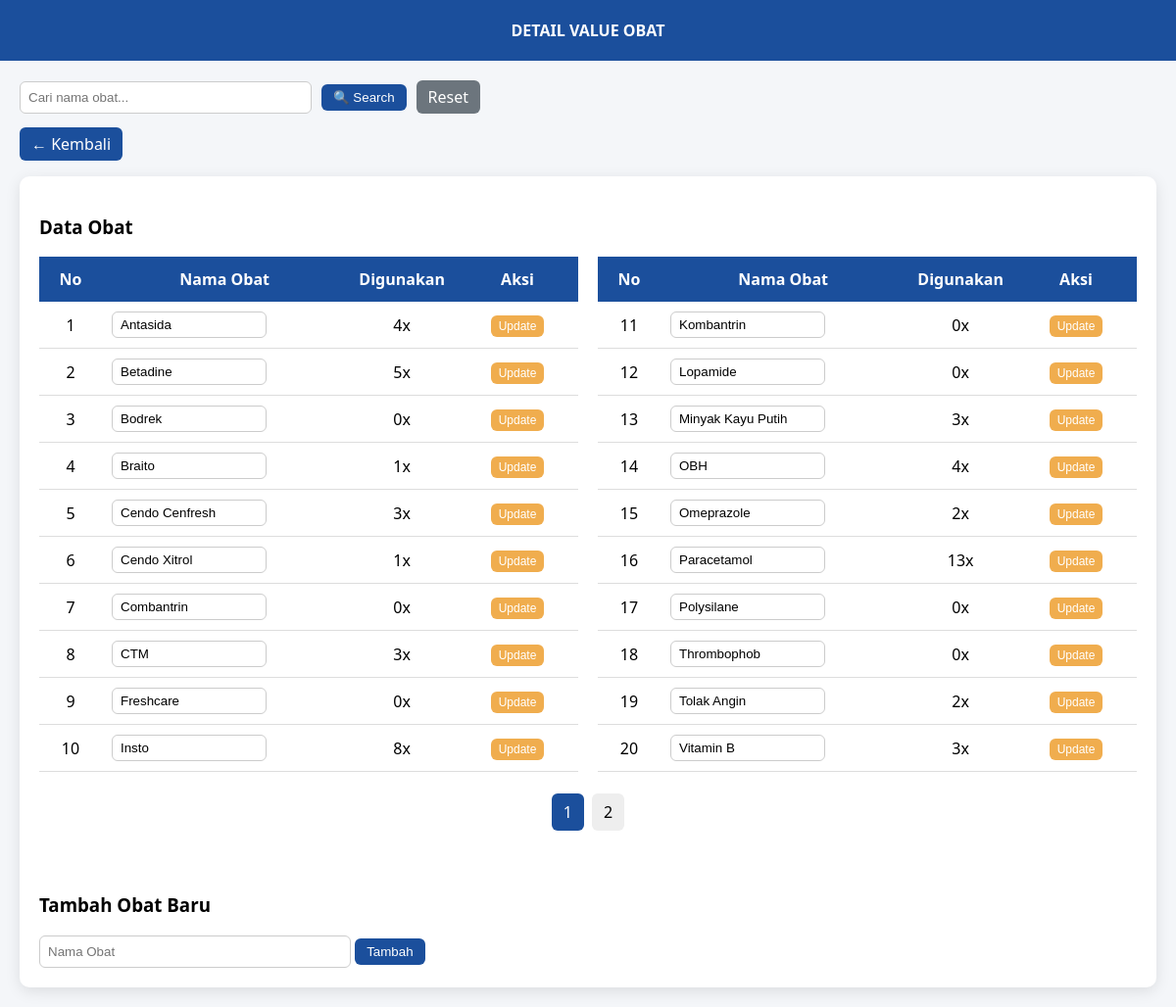
/admin/detail_v_obat.php (signed in), run on the app's committed database.
### tables this page shows
CREATE TABLE `obat` (
  `id_obat` int(11) NOT NULL AUTO_INCREMENT,
  `nama_obat` varchar(100) NOT NULL,
  PRIMARY KEY (`id_obat`)
);

### admin/detail_v_obat.php (the view, shortened to what this page needs)
<?php
$conn = new mysqli("localhost", "root", "", "uks");
$limit = 20;
$page = isset($_GET['page']) ? (int) $_GET['page'] : 1;
$start = ($page - 1) * $limit;
$search = $_GET['search'] ?? '';
$total_data = $conn->query("SELECT COUNT(*) as total FROM obat WHERE nama_obat LIKE '%$search%'")->fetch_assoc()['total'];
$total_page = ceil($total_data / $limit);
$data = $conn->query("
    SELECT o.id_obat,
           o.nama_obat,
           COALESCE(SUM(po.jumlah), 0) as value
    FROM obat o
    LEFT JOIN pemeriksaan_obat po ON o.id_obat = po.id_obat
    WHERE o.nama_obat LIKE '%$search%'
    GROUP BY o.id_obat, o.nama_obat
    ORDER BY o.nama_obat ASC
    LIMIT $start, $limit
");
?>
<!DOCTYPE html>
<html>
<head>
</head>
<body>
<div class="header">DETAIL VALUE OBAT</div>
<div class="container">
    <form method="GET" style="margin-bottom:20px; display:flex; align-items:center; gap:10px; flex-wrap:wrap;">
        <input type="text" name="search" placeholder="Cari nama obat..." value="<?= htmlspecialchars($search) ?>"
            style="padding:8px; width:280px;">
        <button type="submit" class="btn btn-primary">🔍 Search</button>
        <a href="detail_v_obat.php" class="btn" style="background:#6c757d; color:white !important;">Reset</a>
    </form>
    <a href="../admin/dashboard.php" class="btn btn-primary">← Kembali</a>
    <br><br>
    <div class="box">
        <h3>Data Obat</h3>
        <?php
        $obat_list = [];
        while ($row = $data->fetch_assoc()) {
            $obat_list[] = $row;
        }
        $left = array_slice($obat_list, 0, 10);
        $right = array_slice($obat_list, 10, 10);
        ?>
        <div style="display:flex; gap:20px; flex-wrap:wrap;">
            <div style="flex:1; min-width:300px;">
                <table style="width:100%; border-collapse:collapse;">
                    <tr>
                        <th style="width:40px;">No</th>
                        <th style="text-align:center;">Nama Obat</th>
                        <th style="width:70px;">Digunakan</th>
                        <th style="width:100px;">Aksi</th>
                    </tr>
                    <?php $no = $start + 1; foreach ($left as $row): ?>
                        <tr>
                            <td><?= $no++ ?></td>
                            <td style="text-align:left;">
                                <input type="text" class="namaObat" data-id="<?= $row['id_obat'] ?>"
                                    value="<?= htmlspecialchars($row['nama_obat']) ?>"
                                    style="width:140px; padding:5px 8px;">
                            </td>
                            <td><?= $row['value'] ?>x</td>
                            <td>
                                <button type="button" class="btn btn-warning" style="padding:4px 8px; font-size:12px;"
                                    onclick="bukaModalUpdate(<?= $row['id_obat'] ?>, this)">
                                    Update
                                </button>
                            </td>
                        </tr>
                    <?php endforeach; ?>
                </table>
            </div>
            <div style="flex:1; min-width:300px;">
                <?php if (!empty($right)): ?>
                    <table style="width:100%; border-collapse:collapse;">
                        <tr>
                            <th style="width:40px;">No</th>
                            <th style="text-align:center;">Nama Obat</th>
                            <th style="width:70px;">Digunakan</th>
                            <th style="width:100px;">Aksi</th>
                        </tr>
                        <?php foreach ($right as $row): ?>
                            <tr>
                                <td><?= $no++ ?></td>
                                <td style="text-align:left;">
                                    <input type="text" class="namaObat" data-id="<?= $row['id_obat'] ?>"
                                        value="<?= htmlspecialchars($row['nama_obat']) ?>"
                                        style="width:140px; padding:5px 8px;">
                                </td>
                                <td><?= $row['value'] ?>x</td>
                                <td>
                                    <button type="button" class="btn btn-warning" style="padding:4px 8px; font-size:12px;"
                                        onclick="bukaModalUpdate(<?= $row['id_obat'] ?>, this)">
                                        Update
                                    </button>
                                </td>
                            </tr>
                        <?php endforeach; ?>
                    </table>
                <?php endif; ?>
            </div>
        </div>
        <br>
        <div style="display:flex; justify-content:center; gap:8px;">
            <?php for ($i = 1; $i <= $total_page; $i++): ?>
                <a href="?page=<?= $i ?>&search=<?= urlencode($search) ?>"
                    style="padding:8px 12px; border-radius:6px; text-decoration:none; background:<?= ($page == $i) ? '#1b4f9c' : '#eee' ?>; color:<?= ($page == $i) ? 'white' : 'black' ?>;">
                    <?= $i ?>
                </a>
            <?php endfor; ?>
        </div>
        <br><br>
        <h3>Tambah Obat Baru</h3>
        <form method="POST">
            <input type="text" name="nama_obat" placeholder="Nama Obat" required style="width:300px;">
            <button type="submit" name="tambah" class="btn btn-primary">Tambah</button>
        </form>
    </div>
</div>
</body>
</html>

### admin/detail_v_obat.php (style rules this page uses)
body { margin: 0; font-family: 'Segoe UI'; background: #f4f6f9; }
.header { background: #1b4f9c; color: white; text-align: center; padding: 20px; font-weight: bold; }
.container { padding: 20px; }
.box { background: white; padding: 20px; border-radius: 10px; box-shadow: 0 4px 15px rgba(0, 0, 0, 0.1); }
table { width: 100%; border-collapse: collapse; }
th { background: #1b4f9c; color: white; padding: 12px; }
td { padding: 10px; border-bottom: 1px solid #ddd; text-align: center; }
.btn { padding: 6px 12px; border: none; border-radius: 6px; cursor: pointer; text-decoration: none; }
.btn-primary { background: #1b4f9c; color: white; }
.btn-warning { background: #f0ad4e; color: white; }
input { padding: 8px; border-radius: 6px; border: 1px solid #ccc; }

### data on the page
obat: nama_obat "Antasida", value "4"
obat: nama_obat "Betadine", value "5"
obat: nama_obat "Bodrek", value "0"
obat: nama_obat "Braito", value "1"
obat: nama_obat "Cendo Cenfresh", value "3"
obat: nama_obat "Cendo Xitrol", value "1"
obat: nama_obat "Combantrin", value "0"
obat: nama_obat "CTM", value "3"
obat: nama_obat "Freshcare", value "0"
obat: nama_obat "Insto", value "8"
obat: nama_obat "Kombantrin", value "0"
obat: nama_obat "Lopamide", value "0"
obat: nama_obat "Minyak Kayu Putih", value "3"
obat: nama_obat "OBH", value "4"
obat: nama_obat "Omeprazole", value "2"
obat: nama_obat "Paracetamol", value "13"
obat: nama_obat "Polysilane", value "0"
obat: nama_obat "Thrombophob", value "0"
obat: nama_obat "Tolak Angin", value "2"
obat: nama_obat "Vitamin B", value "3"
